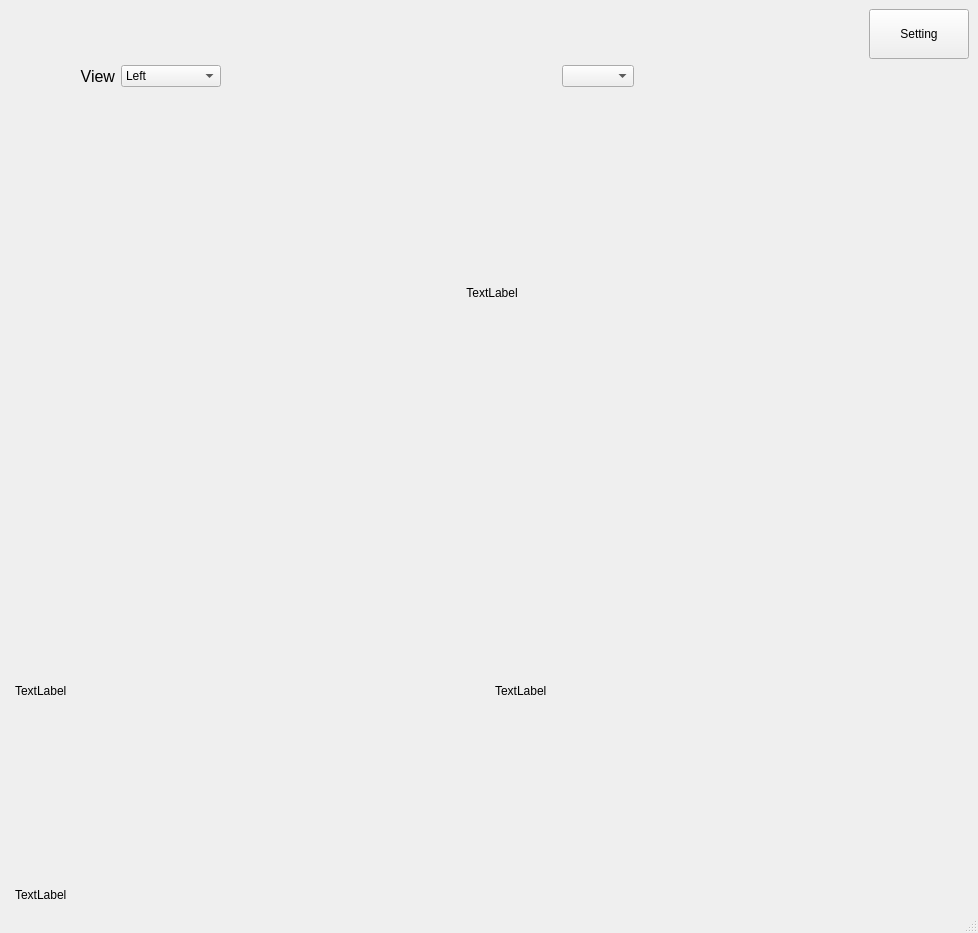
<?xml version="1.0" encoding="UTF-8"?>
<ui version="4.0">
 <class>MainWindow</class>
 <widget class="QMainWindow" name="MainWindow">
  <property name="geometry">
   <rect>
    <x>0</x>
    <y>0</y>
    <width>978</width>
    <height>933</height>
   </rect>
  </property>
  <property name="windowTitle">
   <string>MainWindow</string>
  </property>
  <widget class="QWidget" name="centralwidget">
   <property name="sizePolicy">
    <sizepolicy hsizetype="Expanding" vsizetype="Expanding">
     <horstretch>0</horstretch>
     <verstretch>0</verstretch>
    </sizepolicy>
   </property>
   <layout class="QFormLayout" name="formLayout">
    <item row="1" column="1">
     <layout class="QVBoxLayout" name="verticalLayout">
      <item>
       <layout class="QHBoxLayout" name="horizontalLayout_2">
        <item>
         <spacer name="horizontalSpacer">
          <property name="orientation">
           <enum>Qt::Horizontal</enum>
          </property>
          <property name="sizeHint" stdset="0">
           <size>
            <width>40</width>
            <height>20</height>
           </size>
          </property>
         </spacer>
        </item>
        <item>
         <widget class="QPushButton" name="pushButton">
          <property name="sizePolicy">
           <sizepolicy hsizetype="Expanding" vsizetype="Expanding">
            <horstretch>0</horstretch>
            <verstretch>0</verstretch>
           </sizepolicy>
          </property>
          <property name="minimumSize">
           <size>
            <width>40</width>
            <height>20</height>
           </size>
          </property>
          <property name="maximumSize">
           <size>
            <width>100</width>
            <height>50</height>
           </size>
          </property>
          <property name="text">
           <string>Setting</string>
          </property>
         </widget>
        </item>
       </layout>
      </item>
     </layout>
    </item>
    <item row="2" column="1">
     <layout class="QVBoxLayout" name="verticalLayout_4" stretch="2,3">
      <item>
       <layout class="QVBoxLayout" name="verticalLayout_2">
        <property name="sizeConstraint">
         <enum>QLayout::SetNoConstraint</enum>
        </property>
        <item>
         <layout class="QHBoxLayout" name="horizontalLayout_5">
          <item>
           <widget class="QLabel" name="label">
            <property name="sizePolicy">
             <sizepolicy hsizetype="Expanding" vsizetype="Expanding">
              <horstretch>0</horstretch>
              <verstretch>0</verstretch>
             </sizepolicy>
            </property>
            <property name="minimumSize">
             <size>
              <width>40</width>
              <height>20</height>
             </size>
            </property>
            <property name="maximumSize">
             <size>
              <width>100</width>
              <height>50</height>
             </size>
            </property>
            <property name="font">
             <font>
              <family>Arial</family>
              <pointsize>12</pointsize>
              <weight>50</weight>
              <bold>false</bold>
             </font>
            </property>
            <property name="layoutDirection">
             <enum>Qt::LeftToRight</enum>
            </property>
            <property name="autoFillBackground">
             <bool>false</bool>
            </property>
            <property name="text">
             <string>View</string>
            </property>
            <property name="alignment">
             <set>Qt::AlignRight|Qt::AlignTrailing|Qt::AlignVCenter</set>
            </property>
           </widget>
          </item>
          <item>
           <widget class="QComboBox" name="comboBox">
            <property name="sizePolicy">
             <sizepolicy hsizetype="Expanding" vsizetype="Expanding">
              <horstretch>0</horstretch>
              <verstretch>0</verstretch>
             </sizepolicy>
            </property>
            <property name="minimumSize">
             <size>
              <width>40</width>
              <height>20</height>
             </size>
            </property>
            <property name="maximumSize">
             <size>
              <width>100</width>
              <height>50</height>
             </size>
            </property>
            <item>
             <property name="text">
              <string>Left</string>
             </property>
            </item>
            <item>
             <property name="text">
              <string>Right</string>
             </property>
            </item>
           </widget>
          </item>
          <item>
           <spacer name="horizontalSpacer_2">
            <property name="orientation">
             <enum>Qt::Horizontal</enum>
            </property>
            <property name="sizeHint" stdset="0">
             <size>
              <width>40</width>
              <height>20</height>
             </size>
            </property>
           </spacer>
          </item>
          <item>
           <widget class="QComboBox" name="comboBox_2"/>
          </item>
          <item>
           <spacer name="horizontalSpacer_3">
            <property name="orientation">
             <enum>Qt::Horizontal</enum>
            </property>
            <property name="sizeHint" stdset="0">
             <size>
              <width>40</width>
              <height>20</height>
             </size>
            </property>
           </spacer>
          </item>
         </layout>
        </item>
        <item>
         <widget class="QLabel" name="original_output">
          <property name="sizePolicy">
           <sizepolicy hsizetype="Expanding" vsizetype="Expanding">
            <horstretch>0</horstretch>
            <verstretch>0</verstretch>
           </sizepolicy>
          </property>
          <property name="minimumSize">
           <size>
            <width>550</width>
            <height>400</height>
           </size>
          </property>
          <property name="inputMethodHints">
           <set>Qt::ImhHiddenText</set>
          </property>
          <property name="text">
           <string>TextLabel</string>
          </property>
          <property name="scaledContents">
           <bool>true</bool>
          </property>
          <property name="alignment">
           <set>Qt::AlignCenter</set>
          </property>
         </widget>
        </item>
       </layout>
      </item>
      <item>
       <layout class="QHBoxLayout" name="horizontalLayout_3" stretch="10,10">
        <property name="sizeConstraint">
         <enum>QLayout::SetNoConstraint</enum>
        </property>
        <item>
         <widget class="QLabel" name="depthsensing_output">
          <property name="sizePolicy">
           <sizepolicy hsizetype="Expanding" vsizetype="Expanding">
            <horstretch>0</horstretch>
            <verstretch>0</verstretch>
           </sizepolicy>
          </property>
          <property name="minimumSize">
           <size>
            <width>400</width>
            <height>200</height>
           </size>
          </property>
          <property name="text">
           <string>TextLabel</string>
          </property>
          <property name="scaledContents">
           <bool>false</bool>
          </property>
          <property name="alignment">
           <set>Qt::AlignLeading|Qt::AlignLeft|Qt::AlignVCenter</set>
          </property>
         </widget>
        </item>
        <item>
         <widget class="QLabel" name="pseudo_output">
          <property name="enabled">
           <bool>true</bool>
          </property>
          <property name="sizePolicy">
           <sizepolicy hsizetype="Expanding" vsizetype="Expanding">
            <horstretch>0</horstretch>
            <verstretch>0</verstretch>
           </sizepolicy>
          </property>
          <property name="minimumSize">
           <size>
            <width>400</width>
            <height>200</height>
           </size>
          </property>
          <property name="text">
           <string>TextLabel</string>
          </property>
          <property name="scaledContents">
           <bool>false</bool>
          </property>
         </widget>
        </item>
       </layout>
      </item>
     </layout>
    </item>
    <item row="3" column="1">
     <widget class="QLabel" name="label_2">
      <property name="text">
       <string>TextLabel</string>
      </property>
     </widget>
    </item>
   </layout>
  </widget>
  <widget class="QMenuBar" name="menubar">
   <property name="geometry">
    <rect>
     <x>0</x>
     <y>0</y>
     <width>978</width>
     <height>18</height>
    </rect>
   </property>
  </widget>
  <widget class="QStatusBar" name="statusbar"/>
 </widget>
 <resources/>
 <connections/>
</ui>
